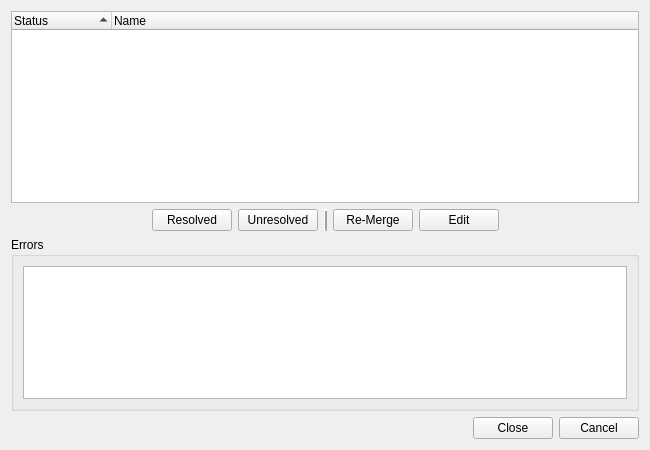
<?xml version="1.0" encoding="UTF-8"?>
<ui version="4.0">
 <class>HgConflictsListDialog</class>
 <widget class="QWidget" name="HgConflictsListDialog">
  <property name="geometry">
   <rect>
    <x>0</x>
    <y>0</y>
    <width>650</width>
    <height>450</height>
   </rect>
  </property>
  <property name="windowTitle">
   <string>Mercurial Conflicts</string>
  </property>
  <property name="sizeGripEnabled" stdset="0">
   <bool>true</bool>
  </property>
  <layout class="QVBoxLayout" name="verticalLayout">
   <item>
    <widget class="QTreeWidget" name="conflictsList">
     <property name="whatsThis">
      <string>&lt;b&gt;Conflicts List&lt;/b&gt;\n&lt;p&gt;This shows a list of files  which had or still have conflicts.&lt;/p&gt;</string>
     </property>
     <property name="alternatingRowColors">
      <bool>true</bool>
     </property>
     <property name="selectionMode">
      <enum>QAbstractItemView::ExtendedSelection</enum>
     </property>
     <property name="rootIsDecorated">
      <bool>false</bool>
     </property>
     <property name="itemsExpandable">
      <bool>false</bool>
     </property>
     <property name="sortingEnabled">
      <bool>true</bool>
     </property>
     <column>
      <property name="text">
       <string>Status</string>
      </property>
     </column>
     <column>
      <property name="text">
       <string>Name</string>
      </property>
     </column>
    </widget>
   </item>
   <item>
    <layout class="QHBoxLayout" name="horizontalLayout">
     <item>
      <spacer name="horizontalSpacer">
       <property name="orientation">
        <enum>Qt::Horizontal</enum>
       </property>
       <property name="sizeHint" stdset="0">
        <size>
         <width>40</width>
         <height>20</height>
        </size>
       </property>
      </spacer>
     </item>
     <item>
      <widget class="QPushButton" name="resolvedButton">
       <property name="toolTip">
        <string>Press to mark the selected entries as 'resolved'</string>
       </property>
       <property name="text">
        <string>Resolved</string>
       </property>
      </widget>
     </item>
     <item>
      <widget class="QPushButton" name="unresolvedButton">
       <property name="toolTip">
        <string>Press to mark the selected entries as 'unresolved'</string>
       </property>
       <property name="text">
        <string>Unresolved</string>
       </property>
      </widget>
     </item>
     <item>
      <widget class="Line" name="line">
       <property name="frameShadow">
        <enum>QFrame::Raised</enum>
       </property>
       <property name="lineWidth">
        <number>2</number>
       </property>
       <property name="orientation">
        <enum>Qt::Vertical</enum>
       </property>
      </widget>
     </item>
     <item>
      <widget class="QPushButton" name="reMergeButton">
       <property name="toolTip">
        <string>Press to re-merge the selected entries</string>
       </property>
       <property name="text">
        <string>Re-Merge</string>
       </property>
      </widget>
     </item>
     <item>
      <widget class="QPushButton" name="editButton">
       <property name="toolTip">
        <string>Press to edit the selected entry</string>
       </property>
       <property name="text">
        <string>Edit</string>
       </property>
      </widget>
     </item>
     <item>
      <spacer name="horizontalSpacer_2">
       <property name="orientation">
        <enum>Qt::Horizontal</enum>
       </property>
       <property name="sizeHint" stdset="0">
        <size>
         <width>40</width>
         <height>20</height>
        </size>
       </property>
      </spacer>
     </item>
    </layout>
   </item>
   <item>
    <widget class="QGroupBox" name="errorGroup">
     <property name="sizePolicy">
      <sizepolicy hsizetype="Preferred" vsizetype="Expanding">
       <horstretch>0</horstretch>
       <verstretch>1</verstretch>
      </sizepolicy>
     </property>
     <property name="title">
      <string>Errors</string>
     </property>
     <layout class="QVBoxLayout">
      <item>
       <widget class="QTextEdit" name="errors">
        <property name="readOnly">
         <bool>true</bool>
        </property>
        <property name="acceptRichText">
         <bool>false</bool>
        </property>
       </widget>
      </item>
     </layout>
    </widget>
   </item>
   <item>
    <widget class="QDialogButtonBox" name="buttonBox">
     <property name="orientation">
      <enum>Qt::Horizontal</enum>
     </property>
     <property name="standardButtons">
      <set>QDialogButtonBox::Cancel|QDialogButtonBox::Close</set>
     </property>
    </widget>
   </item>
  </layout>
 </widget>
 <tabstops>
  <tabstop>conflictsList</tabstop>
  <tabstop>resolvedButton</tabstop>
  <tabstop>unresolvedButton</tabstop>
  <tabstop>reMergeButton</tabstop>
  <tabstop>editButton</tabstop>
  <tabstop>errors</tabstop>
  <tabstop>buttonBox</tabstop>
 </tabstops>
 <resources/>
 <connections/>
</ui>
